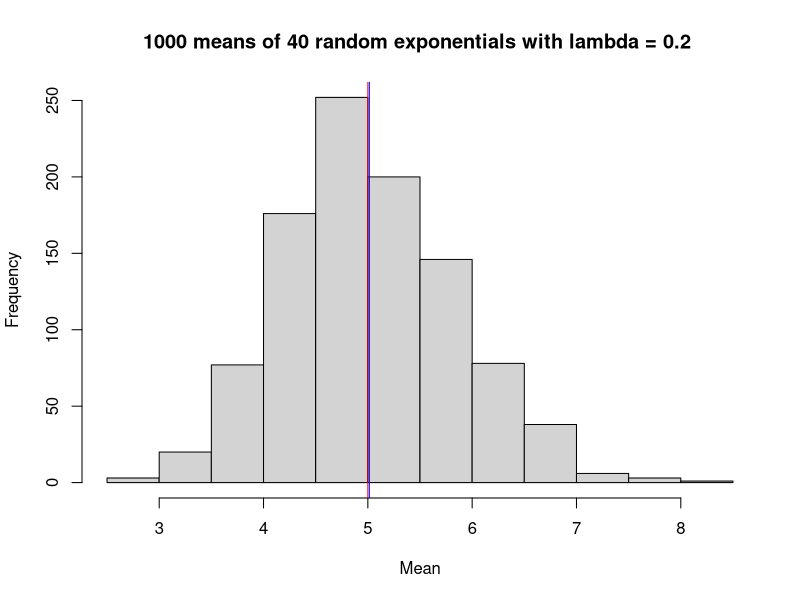
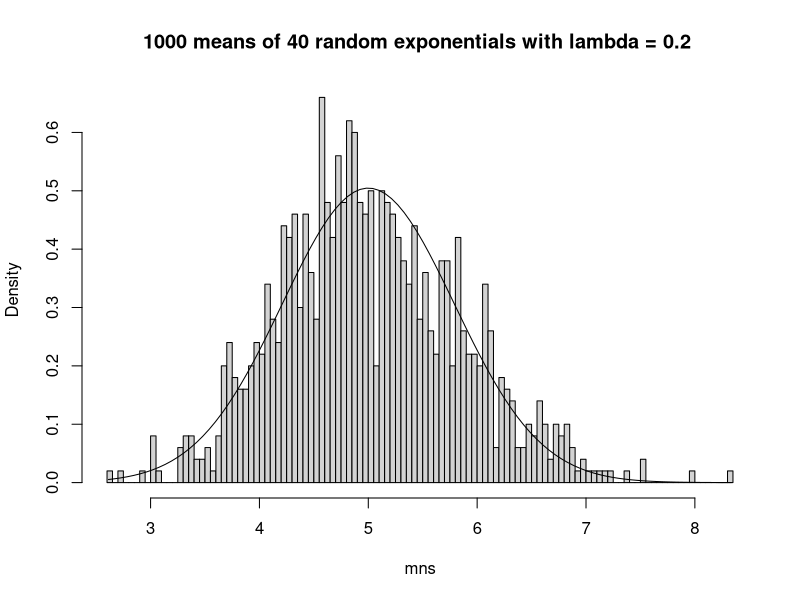
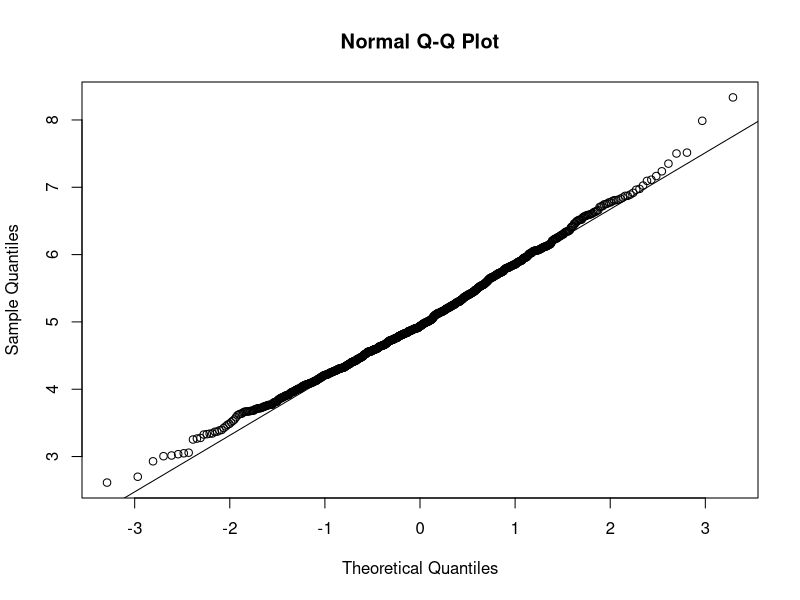

Here is the R script that generated these plots, in order:
## ---- chunk 1
set.seed(23)
nsim <- 1000
lambda <- 0.2
nobs <- 40
## sample means vector
mns = NULL
## simulations
for (i in 1 : nsim) mns = c(mns, mean(rexp(nobs, lambda)))
## ---- chunk 2
## sample mean
sample.mean <- mean(mns)
sample.mean
## theoretical mean
theo.mean <- 1/lambda
theo.mean

## plot histogram of the means and highlight sample and theoretical mean with coloured lines
hist(mns, main = "1000 means of 40 random exponentials with lambda = 0.2 ", xlab = "Mean")
abline(v = theo.mean, col = "red")
abline(v = sample.mean, col = "blue")
## ---- chunk 3
## variance of the sample means
sample.variance <- var(mns)
## theoretical variance
theo.variance <- (1/lambda)^2 / nobs
## ---- chunk 4
norm.range <- seq(from = min(mns), to = max(mns), length.out = 100)
norm.vals <- dnorm(norm.range, mean = theo.mean, sd = sqrt(theo.variance))
hist(mns, main = "1000 means of 40 random exponentials with lambda = 0.2 ", breaks = 100, probability = T)
lines(norm.range, norm.vals)
qqnorm(mns)
qqline(mns)
